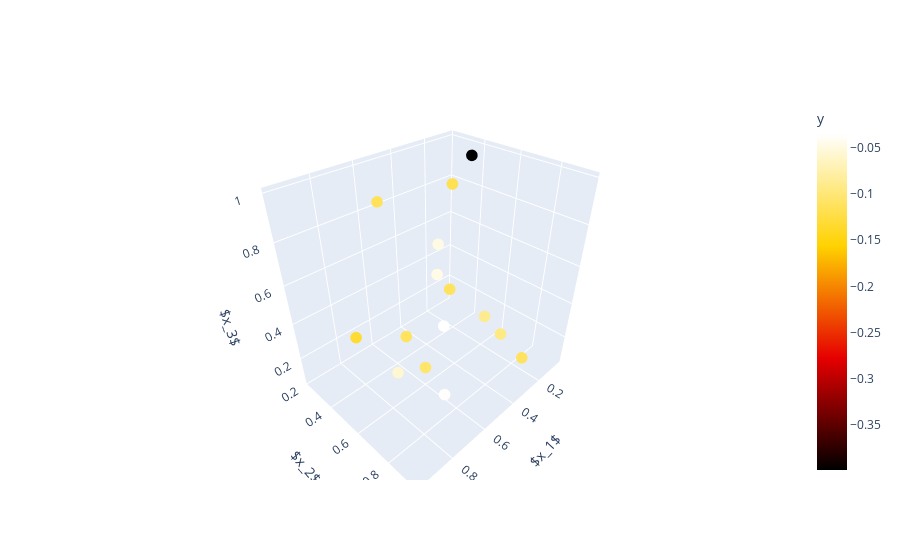

The cell this chart's notebook holds for it:
### Markdown cell above
### First Inspection

According to the function description provided, the black-box function outputs negative values that quantify the bad side effects of a drug. The dosage of each compound in the drug are represented by the features $x_1$, $x_2$ and $x_3$. We want to maximise the black-box function such that we minmise the negative side effects of the drug. Let us visualise the known evaluations,

### Code cell
# Depedencies,
import numpy as np
import matplotlib.pyplot as plt
import plotly.graph_objects as go
%matplotlib notebook

# SKOPT imports,
from skopt import gp_minimize
from skopt.space import Real
from skopt.learning import GaussianProcessRegressor
from skopt.learning.gaussian_process.kernels import Matern, ConstantKernel, WhiteKernel
from skopt import Optimizer
from joblib import dump, load

# Loading known evaluations,
X, y = np.load("initial_inputs.npy"), np.load("initial_outputs.npy")

# Visualising,
fig = go.Figure(
    data=go.Scatter3d(
        x=X.T[0],
        y=X.T[1],
        z=X.T[2],
        mode="markers",
        marker=dict(
            size=4,
            color=y,
            colorscale="Hot",
            colorbar=dict(title="y")
        )
    )
)

fig.update_layout(
    scene=dict(
        xaxis_title="$x_1$",
        yaxis_title="$x_2$",
        zaxis_title="$x_3$"
    )
)

fig.show()

### Figure 1 — Plotly figure (JSON) as saved in the notebook; plotly's stock layout.template omitted (floating-point values rounded to 4 significant figures)
{"data": [{"marker": {"color": [-0.1121, -0.08796, -0.1114, -0.03484, -0.04801, -0.1106, -0.3989, -0.1139, -0.1315, -0.09419, -0.04695, -0.106, -0.118, -0.03638, -0.05676], "colorbar": {"title": {"text": "y"}}, "colorscale": [[0, "rgb(0,0,0)"], [0.3333, "rgb(230,0,0)"], [0.6667, "rgb(255,210,0)"], [1, "rgb(255,255,255)"]], "size": 4}, "mode": "markers", "type": "scatter3d", "x": [0.1715, 0.2421, 0.5349, 0.4926, 0.1346, 0.3455, 0.1518, 0.6455, 0.7469, 0.1705, 0.2205, 0.666, 0.04681, 0.6001, 0.966], "y": [0.3439, 0.6441, 0.3985, 0.6116, 0.2199, 0.9414, 0.44, 0.3971, 0.2842, 0.697, 0.2978, 0.672, 0.2314, 0.7251, 0.8611], "z": [0.2487, 0.2724, 0.1734, 0.3402, 0.4582, 0.2694, 0.9909, 0.9198, 0.2263, 0.1492, 0.3436, 0.2463, 0.7706, 0.06609, 0.5668]}], "layout": {"scene": {"xaxis": {"title": {"text": "$x_1$"}}, "yaxis": {"title": {"text": "$x_2$"}}, "zaxis": {"title": {"text": "$x_3$"}}}}}
